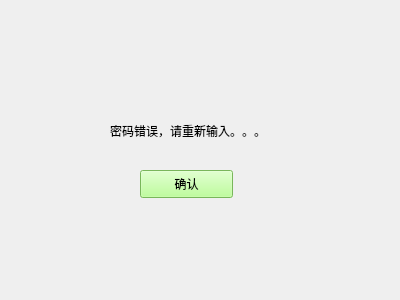
<?xml version="1.0" encoding="UTF-8"?>
<ui version="4.0">
 <class>mimacuowu</class>
 <widget class="QWidget" name="mimacuowu">
  <property name="geometry">
   <rect>
    <x>0</x>
    <y>0</y>
    <width>400</width>
    <height>300</height>
   </rect>
  </property>
  <property name="windowTitle">
   <string>密码错误</string>
  </property>
  <widget class="QLabel" name="label">
   <property name="geometry">
    <rect>
     <x>110</x>
     <y>100</y>
     <width>201</width>
     <height>61</height>
    </rect>
   </property>
   <property name="text">
    <string>密码错误，请重新输入。。。</string>
   </property>
  </widget>
  <widget class="QPushButton" name="pushButton">
   <property name="geometry">
    <rect>
     <x>140</x>
     <y>170</y>
     <width>93</width>
     <height>28</height>
    </rect>
   </property>
   <property name="styleSheet">
    <string notr="true">background-color: rgb(170, 255, 127);</string>
   </property>
   <property name="text">
    <string>确认</string>
   </property>
  </widget>
 </widget>
 <resources/>
 <connections/>
</ui>
